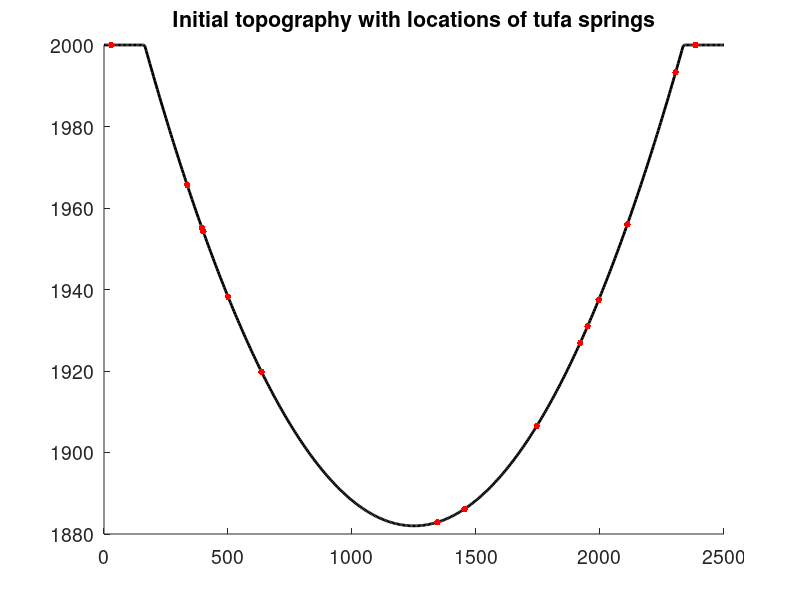
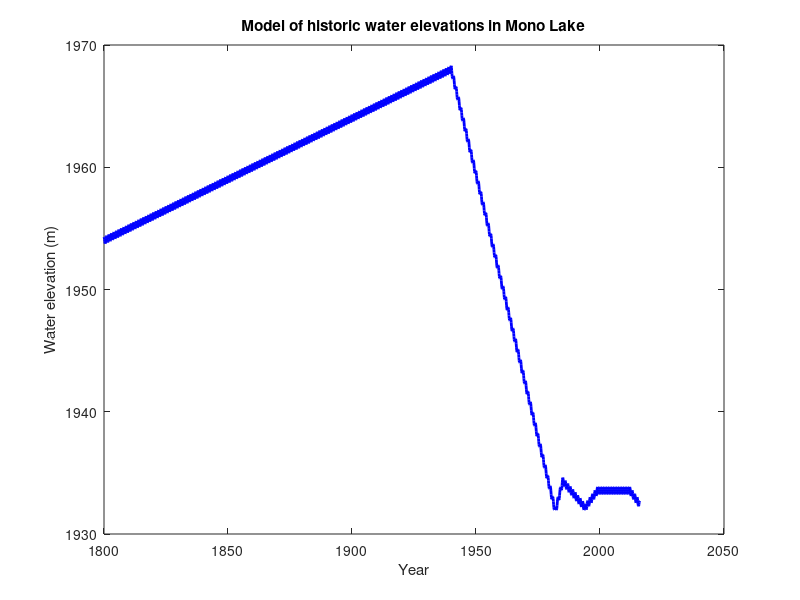
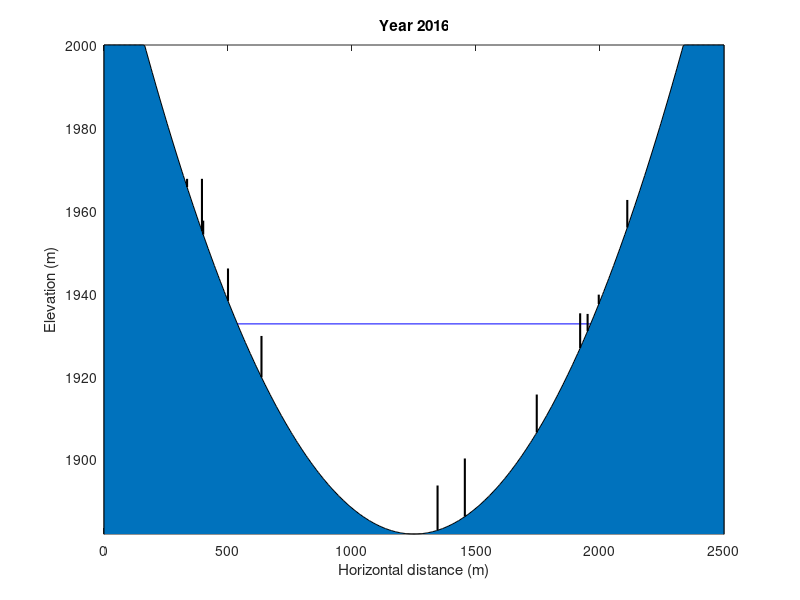
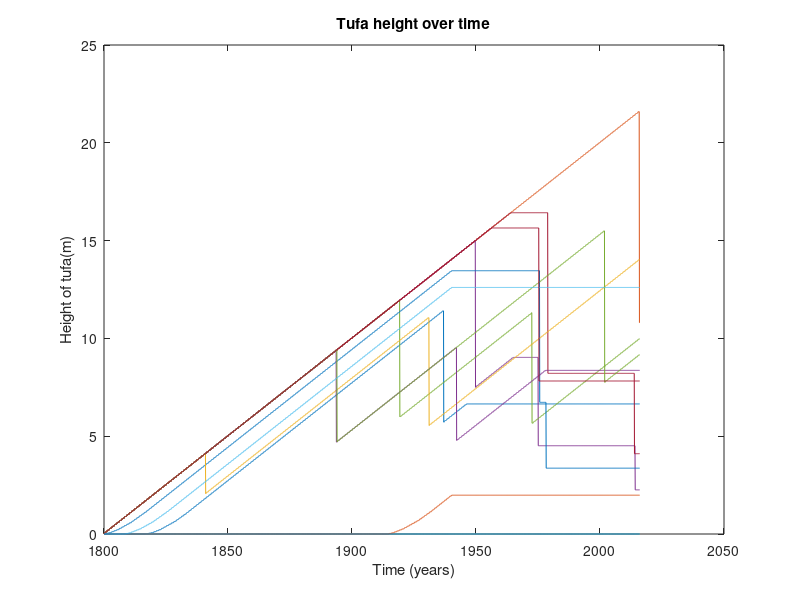

MATLAB code to generate these figures, in order:
%% Tufa growth in Mono Lake
% Computational Modelling course GEOL5700-004 - project 2
% KKochanski, 31-Jan-2016

% For each point on the 2D grid,
%  zV(x,y,t) is the height of the lake floor
%  zT(x,y,t) is the height of tufa growth above the rock
%  zW(t) is the water depth
% All heights are elevations

% %|--------Notes to reviewer---------------
% This code models tufa growth in Mono Lake, CA.
% *What are tufa?* Mono Lake is alkali, but many of the springs that feed
% it are acidic. When the waters mix, they precipitate solid CO3,
% which forms near-vertical towers.
% *Why Mono Lake?* The lake has a fabulous history of water piracy. It was
% drained almost dry in the mid-1900s to water LA. Many once-buried
% tufa are now exposed on the shore.
% *What's this model?* I model the fluctuations of water elevation in the 
% basin, and use this to grow a set of randomly-distributed tufa towers.
% *What can I adjust?* The relative growth and collapse rates of the towers
% (lines 60-85). The behavior is simplest with zero collapse chance.

clear all
set(gca, 'fontsize', 14)
%% Parameters
% Set spatial grid size
Lx = 2500; %m
dx = 5; %m
% Calculate grids of x and y values
xvector = 0:dx:Lx;
Nx = length(xvector);

% Initial topography: 
% imagine lake as a parabola with curvature alpha...
alpha = 10^-4; % 
zV0 = ((xvector-Lx/2).^2).*alpha;
% ...reaching max depth zVmax...
zVmin = 118; %m (depth of lake bottom below max level)
zV0 = zV0 - zVmin;
% ...and maximum height zVmax
zVmax = 2000; %m
zV0 = zV0 + zVmax;
zV0 = min(zV0, zVmax);

% Random locations of acidic (tufa-building) springs
num_springs = 15;                     
tufa_i = round((Nx-1)*rand(num_springs, 1))+1; %number of nodes
tufa_elevations = zV0(tufa_i);

% Ask user to check initial topography
hold on
plot(xvector,zV0, 'k', 'linewidth', 2)
plot(xvector(tufa_i), tufa_elevations, '.r', 'markersize', 15)
title('Initial topography with locations of tufa springs')
disp('Showing initial topography... press any key to accept.')
pause()

%% How do tufa grow and collapse?
% 1. Tufa grow, but only if they are underwater.
%      I am assuming that tufa growth rate underwater oscillates yearly
%      because of changes in stream flow rate (highest in spring)
%      In reality, there will also be long term trends as streams die,
%      get diverted for agriculture, etc.

growth_const = 0.1; %m/yr
tufa_growth_rate = @(zT, zW, t) max(0, zW-zT)/(zW-zT).* ... 1 for underwater tufa, else 0
                              growth_const.*(cos(2*pi*t-pi/2)+1);

% 2. Tufa erosion in water and in air
%      Tufa towers are tall and narrow. I am assuming that, once they 
%      exceed a stable height, they are at risk of catastrophic collapse.
% Towers lower than threshold are wider than tall - these never collapse.
% Above this, collapse rate increases linearly.

total_collapse_const = 0.001; % 1/m/year
collapse_threshold   = 1; %m

total_collapse_chance = @(zT)  (zT-collapse_threshold).*total_collapse_const;

%% Time series for lake surface elevation
% (sorry reviewer, this is long!)
start_time = 1800; % years
end_time   = 2016; % years
dt         = 0.1;  % years
tvector    = start_time:dt:end_time;
% Long-term changes in water elevation
%  simplified from data on monolake.org
zW_managed = 1954;
t = start_time + dt;
while t < 1940
    % natural increase in water level
    zW_managed = [zW_managed, zW_managed(end) + 0.1*dt];
    t = t + dt;
end; 
while t < 1982
    % uncontrolled draining to water LA
    zW_managed = [zW_managed, zW_managed(end) - 0.86*dt];
    t = t + dt;
end; 
while t < 1985
    % temporary restriction ordering minimum stream flow
    zW_managed = [zW_managed, zW_managed(end) + 0.81*dt];
    t = t + dt;
end; 
while t < 1994
    % restriction lifts
    zW_managed = [zW_managed, zW_managed(end) - 0.24*dt];
    t = t + dt;
end; 
while t < 1999
    % Water resources control board gets strict
    zW_managed = [zW_managed, zW_managed(end) + 0.28*dt];
    t = t + dt;
end; 
while t < 2012
    % more or less stable
    zW_managed = [zW_managed, zW_managed(end)];
    t = t + dt;
end; 
while t <= end_time
    % recent California drought
    zW_managed = [zW_managed, zW_managed(end) - 0.28*dt];
    t = t + dt;
end;
% Yearly oscillation (currently regulated as max +/- 6ft or 1.8m)
zW_yearly  = 0.3.*cos(2.*pi.*tvector);
zWvector = zW_yearly + zW_managed;

% Plot the historic water levels
figure(2);
set(gca,'fontsize', 14)
plot(tvector, zWvector, 'b', 'linewidth', 2)
title('Model of historic water elevations in Mono Lake')
xlabel('Year'); ylabel('Water elevation (m)')
disp('Plotting historic water levels. Press any key to accept.')
pause()

%% Finally, the model!
% Initialize a vector of tufa tower heights
tufa_heights = zeros(num_springs, length(tvector)+1); %above bedrock

% Start the model!
for i = 1:length(tvector)
    % get current time
    t  = tvector(i);
    % get current water level
    zW = zWvector(i);
    % grow & maybe collapse the tufa towers
    for j = 1:num_springs
        zT = tufa_heights(j,i) + tufa_elevations(j);
        if rand() < dt*total_collapse_chance(tufa_heights(j,i)) ; 
            zT = zT - tufa_heights(j,i)/2;
        end
        zT = zT + dt*tufa_growth_rate(zT,zW,t);
        tufa_heights(j,i+1) = zT - tufa_elevations(j);
    end
end
tufa_heights = tufa_heights(:,2:end);

%% Now we know topography, water levels, tufa heights. Animate!
figure()
disp('Showing water depth and tufa growth through time...')
set(gca, 'fontsize', 14)
for i = 1000:5:length(tvector)
    plot([0,Lx],[zWvector(i), zWvector(i)], '-b') % water
    hold on
    area(xvector, zV0);                           % land
    axis([0, Lx, min(zV0), max(zV0)])
    for j = 1:num_springs
        tufa_x = xvector(tufa_i(j));
        plot([tufa_x, tufa_x],...
            [tufa_elevations(j), tufa_elevations(j)+tufa_heights(j,i)],...
            'k', 'linewidth', 1.5)
    end
    title(sprintf('Year %d', round(tvector(i))))
    xlabel('Horizontal distance (m)')
    ylabel('Elevation (m)')
    pause(0.1)
    hold off
end

figure()
set(gca, 'fontsize', 14)
plot(tvector,tufa_heights');
xlabel('Time (years)'); ylabel('Height of tufa(m)')
title('Tufa height over time')